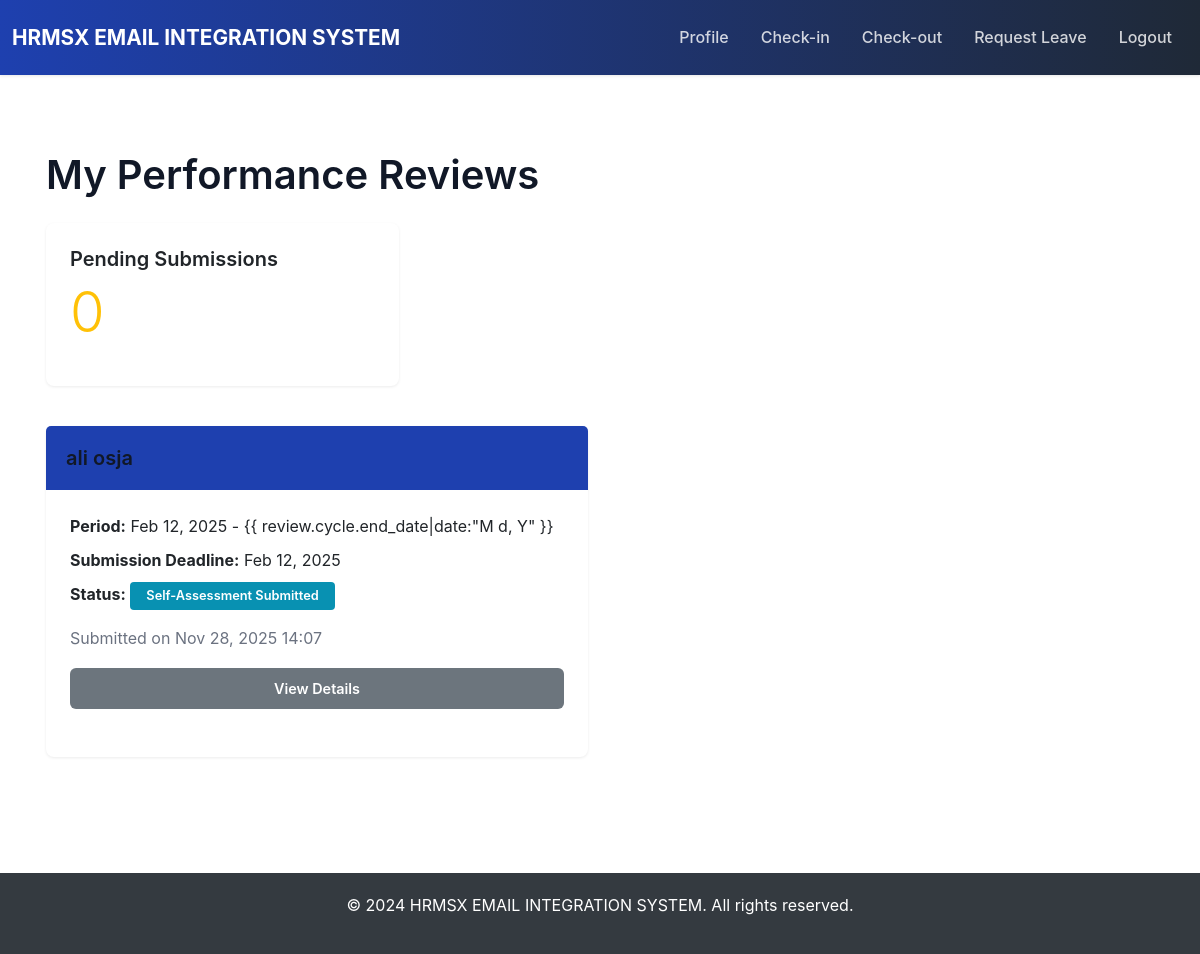
The page /performance/my-reviews/ (signed in) on the database its author committed.
### performance/models.py (models this page shows, shortened)
class PerformanceReview(models.Model):
    STATUS_CHOICES = [
        ('pending', 'Pending Self-Assessment'),
        ('submitted', 'Self-Assessment Submitted'),
        ('review', 'Manager Review In Progress'),
        ('meeting', 'Meeting Scheduled'),
        ('completed', 'Completed'),
        ('overdue', 'Overdue'),
    ]
    cycle = models.ForeignKey(PerformanceReviewCycle, on_delete=models.CASCADE, related_name='reviews')
    employee = models.ForeignKey(User, on_delete=models.CASCADE, related_name='performance_reviews')
    manager = models.ForeignKey(
        User,
        on_delete=models.SET_NULL,
        null=True,
        blank=True,
        related_name='managed_reviews',
    )
    status = models.CharField(max_length=20, choices=STATUS_CHOICES, default='pending')
    submission_deadline = models.DateField()
    self_assessment_submitted = models.BooleanField(default=False)
    self_assessment_content = models.TextField(blank=True, help_text="Employee's self-assessment submission")
    self_assessment_submitted_at = models.DateTimeField(null=True, blank=True)
    manager_review_submitted_at = models.DateTimeField(null=True, blank=True)
    meeting_scheduled_for = models.DateTimeField(null=True, blank=True)
    meeting_confirmation_sent = models.BooleanField(default=False)
    review_summary = models.TextField(blank=True)
    summary_shared = models.BooleanField(default=False)
    goals_next_period = models.TextField(blank=True)
    goals_shared = models.BooleanField(default=False)
    reminder_7_sent = models.BooleanField(default=False)
    reminder_3_sent = models.BooleanField(default=False)
    reminder_1_sent = models.BooleanField(default=False)
    overdue_notice_sent = models.BooleanField(default=False)
    last_quarterly_goal_reminder = models.DateTimeField(null=True, blank=True)
    appreciation_sent = models.BooleanField(default=False)
    created_at = models.DateTimeField(auto_now_add=True)
    updated_at = models.DateTimeField(auto_now=True)
    class Meta:
        unique_together = ('cycle', 'employee')
        ordering = ['employee__username']
        verbose_name = 'Performance Review'
        verbose_name_plural = 'Performance Reviews'

class PerformanceReviewCycle(models.Model):
    name = models.CharField(max_length=255)
    start_date = models.DateField()
    end_date = models.DateField()
    submission_deadline = models.DateField()
    self_assessment_link = models.URLField(blank=True)
    guidelines = models.TextField(blank=True)
    criteria = models.TextField(blank=True)
    created_by = models.ForeignKey(
        User,
        on_delete=models.SET_NULL,
        null=True,
        related_name='review_cycles_created',
    )
    announcement_sent = models.BooleanField(default=False)
    upcoming_notification_sent = models.BooleanField(default=False)
    self_assessment_sent = models.BooleanField(default=False)
    guidelines_sent = models.BooleanField(default=False)
    created_at = models.DateTimeField(auto_now_add=True)
    updated_at = models.DateTimeField(auto_now=True)
    class Meta:
        ordering = ['-start_date']
        verbose_name = 'Performance Review Cycle'
        verbose_name_plural = 'Performance Review Cycles'

### performance/views.py (the view)
# urls.py: path('my-reviews/', views.employee_reviews, name='employee_reviews'),
@login_required(login_url='login')
def employee_reviews(request):
    user_role = _get_user_role(request.user)
    if user_role != 'employee':
        messages.error(request, 'Only employees can view their reviews.')
        return redirect('profile')
    reviews = PerformanceReview.objects.filter(employee=request.user).select_related('cycle').order_by('-cycle__start_date')
    context = {
        'reviews': reviews,
        'pending_count': reviews.filter(status='pending').count(),
    }
    return render(request, 'performance/employee_reviews.html', context)

### performance/views.py (called while the page is built)
def _get_user_role(user):
    try:
        return user.role_profile.role
    except UserRole.DoesNotExist:
        return None

### users/context_processors.py (called while the page is built)
def user_role(request):
    if request.user.is_authenticated:
        try:
            role_obj = UserRole.objects.get(user=request.user)
            return {
                'user_role': role_obj.role,
                'user_role_obj': role_obj,
            }
        except UserRole.DoesNotExist:
            return {
                'user_role': None,
                'user_role_obj': None,
            }
    return {
        'user_role': None,
        'user_role_obj': None,
    }

### templates/performance/employee_reviews.html (shortened to what this page needs)
{% extends 'base.html' %}
{% block content %}
<div class="container mt-4">
    <h1 class="mb-4">My Performance Reviews</h1>
    {% if not reviews %}
    <div class="alert alert-info">
        No performance reviews available at this time.
    </div>
    {% else %}
    <div class="row mb-3">
        <div class="col-md-4">
            <div class="card">
                <div class="card-body">
                    <h5 class="card-title">Pending Submissions</h5>
                    <p class="display-4 text-warning">{{ pending_count }}</p>
                </div>
            </div>
        </div>
    </div>
    <div class="row">
        {% for review in reviews %}
        <div class="col-md-6 mb-4">
            <div class="card h-100">
                <div class="card-header bg-primary text-white">
                    <h5 class="mb-0">{{ review.cycle.name }}</h5>
                </div>
                <div class="card-body">
                    <p class="mb-2">
                        <strong>Period:</strong> {{ review.cycle.start_date|date:"M d, Y" }} - {{
                        review.cycle.end_date|date:"M d, Y" }}
                    </p>
                    <p class="mb-2">
                        <strong>Submission Deadline:</strong> {{ review.submission_deadline|date:"M d, Y" }}
                    </p>
                    <p class="mb-3">
                        <strong>Status:</strong>
                        {% if review.status == 'pending' %}
                        <span class="badge bg-warning">Pending Self-Assessment</span>
                        {% elif review.status == 'submitted' %}
                        <span class="badge bg-info">Self-Assessment Submitted</span>
                        {% elif review.status == 'review' %}
                        <span class="badge bg-secondary">Manager Review In Progress</span>
                        {% elif review.status == 'meeting' %}
                        <span class="badge bg-secondary">Meeting Scheduled</span>
                        {% elif review.status == 'completed' %}
                        <span class="badge bg-success">Completed</span>
                        {% elif review.status == 'overdue' %}
                        <span class="badge bg-danger">Overdue</span>
                        {% endif %}
                    </p>
                    {% if review.self_assessment_submitted %}
                    <p class="text-muted mb-3">
                        Submitted on {{ review.self_assessment_submitted_at|date:"M d, Y H:i" }}
                    </p>
                    {% endif %}
                    <div class="d-grid gap-2">
                        {% if not review.self_assessment_submitted and review.status == 'pending' %}
                        <a href="{% url 'submit_self_assessment' review.id %}" class="btn btn-primary">
                            <i class="fas fa-edit"></i> Submit Self-Assessment
                        </a>
                        {% else %}
                        <a href="{% url 'view_self_assessment' review.id %}" class="btn btn-secondary">
                             View Details
                        </a>
                        {% endif %}
                    </div>
                </div>
            </div>
        </div>
        {% endfor %}
    </div>
    {% endif %}
</div>
{% endblock %}

### static/custom.css (style rules this page uses)
:root { --primary-color: #1e40af; --secondary-color: #1f2937; --accent-color: #0ea5e9; --success-color: #059669; --danger-color: #dc2626; --warning-color: #d97706; --info-color: #0891b2; --light-bg: #f9fafb; --dark-text: #111827; --border-color: #e5e7eb; }
* { font-family: -apple-system, BlinkMacSystemFont, 'Segoe UI', 'Roboto', 'Oxygen', 'Ubuntu', 'Cantarell', sans-serif; }
body { background: #ffffff; color: var(--dark-text); line-height: 1.6; }
.card { border: none; border-radius: 8px; box-shadow: 0 1px 3px rgba(0, 0, 0, 0.08); transition: all 0.3s ease; margin-bottom: 1.5rem; }
.card-header { background: var(--primary-color); color: white; border: none; border-radius: 8px 8px 0 0; font-weight: 600; padding: 1.25rem; font-size: 1rem; }
.card-body { padding: 1.5rem; }
.btn { border: none; border-radius: 6px; font-weight: 600; padding: 0.6rem 1.5rem; transition: all 0.3s ease; text-transform: none; font-size: 0.9rem; letter-spacing: 0px; }
.badge { padding: 0.5rem 1rem; border-radius: 4px; font-weight: 600; font-size: 0.8rem; letter-spacing: 0px; }
.bg-primary { background: var(--primary-color) !important; color: white !important; }
.bg-info { background: var(--info-color) !important; color: white !important; }
h1, h2, h3, h4, h5, h6 { color: var(--dark-text); font-weight: 600; margin-bottom: 1rem; }
.container { padding: 2rem 1rem; }
.text-muted { color: #6b7280 !important; }

### templates/base.html (style rules this page uses)
body { display: flex; flex-direction: column; min-height: 100vh; background-color: #f5f5f5; }
.card { border: none; box-shadow: 0 2px 8px rgba(0, 0, 0, 0.1); border-radius: 8px; }

### rows shown on the page
PerformanceReview: cycle.name "ali osja", cycle.start_date "Feb 12, 2025", submission_deadline "Feb 12, 2025", status "Self-Assessment Submitted", self_assessment_submitted_at "Nov 28, 2025 14:07", self_assessment_submitted "View Details"

### other values the page prints
{{ pending_count }} "0"
